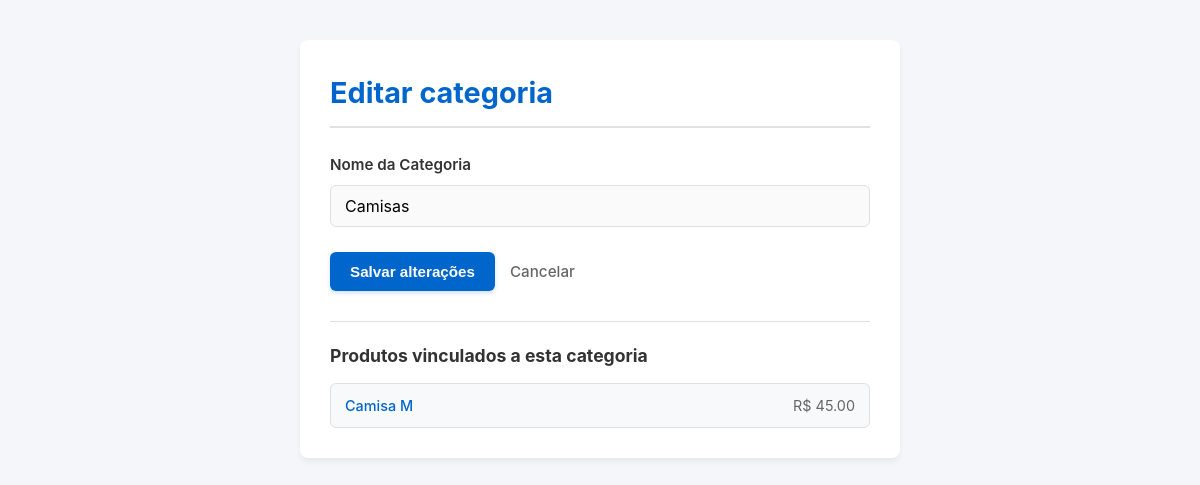
Screenshot of /categorias/1/editar (signed in) with the database file from the repository.
### app/models/categoria.py (models this page shows)
class Categoria(Base):
    __tablename__ = "categorias"
    id = Column(Integer, primary_key=True, autoincrement=True, index=True)
    nome = Column(String(100), nullable=False, unique=True)
    ativo = Column(Boolean, default=True)
    produtos = relationship("Produto", back_populates="categoria", lazy="select")

### app/models/produto.py (models this page shows, shortened)
class Produto(Base):
    __tablename__ = "produtos"
    id = Column(Integer, primary_key=True, autoincrement=True, index=True)
    nome = Column(String(150), nullable=False, index=True)
    preco = Column(Float, nullable=False, default=0.0)
    estoque_atual = Column(Integer, nullable=False, default=0)
    ativo = Column(Boolean, default=True)
    imagem_path = Column(String(255), nullable=True)
    categoria_id = Column(Integer, ForeignKey("categorias.id", ondelete="SET NULL"), nullable=True)
    categoria = relationship("Categoria", back_populates="produtos")

### app/controllers/categoria_controller.py (the view)
@router.get("/{categoria_id}/editar")
def form_editar_categoria(
    categoria_id: int,
    request: Request,
    db: Session = Depends(get_db),
    admin = Depends(get_admin)
):
    editando = db.query(Categoria).filter(
        Categoria.id == categoria_id
    ).first()
    if not editando:
        return RedirectResponse(url="/categorias", status_code=302)
    return templates.TemplateResponse(
        request,
        "categorias/form.html",
        {
            "request":  request,
            "usuario":  admin,
            "editando": editando,
        }
    )

### app/templates/categorias/form.html (shortened to what this page needs)
<!DOCTYPE html>
<html lang="pt-br">
<head>
</head>
<body>
    <div class="container">
        <h1>{{ "Editar categoria" if editando else "Nova categoria" }}</h1>
        <form action="{{ '/categorias/' + editando.id|string + '/editar' if editando else '/categorias/nova' }}" method="post">
            <div class="form-group">
                <label for="nome">Nome da Categoria</label>
                <input type="text"
                       id="nome"
                       name="nome"
                       value="{{ editando.nome if editando else (valores.nome if valores else '') }}"
                       required
                       autofocus
                       placeholder="Ex: Alimentos, Papelaria...">
            </div>
            <div class="actions-group">
                <button type="submit" class="btn-submit">
                    {{ "Salvar alterações" if editando else "Criar categoria" }}
                </button>
                <a href="/categorias" class="btn-cancel">Cancelar</a>
            </div>
        </form>
        {% if editando and editando.produtos %}
            <hr>
            <h3>Produtos vinculados a esta categoria</h3>
            <ul class="products-list">
                {% for p in editando.produtos if p.ativo %}
                    <li>
                        <a href="/produtos/{{ p.id }}">{{ p.nome }}</a>
                        <span>R$ {{ "%.2f"|format(p.preco) }}</span>
                    </li>
                {% else %}
                    <li class="empty-list">Nenhum produto ativo vinculado.</li>
                {% endfor %}
            </ul>
        {% endif %}
    </div>
</body>
</html>

### app/templates/categorias/form.html (style rules this page uses)
:root { --primary: #0066cc; --primary-hover: #004da3; --bg-body: #f4f6f9; --bg-card: #ffffff; --text-main: #333333; --text-muted: #666666; --border-color: #e0e0e0; --input-focus: #80bdff; --danger: #c62828; --danger-bg: #ffebee; }
* { box-sizing: border-box; margin: 0; padding: 0; }
body { font-family: -apple-system, BlinkMacSystemFont, "Segoe UI", Roboto, Helvetica, Arial, sans-serif; background-color: var(--bg-body); color: var(--text-main); line-height: 1.6; padding: 40px 20px; }
.container { max-width: 600px; margin: 0 auto; background: var(--bg-card); padding: 30px; border-radius: 8px; box-shadow: 0 4px 6px rgba(0, 0, 0, 0.05); }
h1 { font-size: 1.8rem; color: var(--primary); margin-bottom: 25px; border-bottom: 2px solid var(--border-color); padding-bottom: 10px; }
.form-group { margin-bottom: 20px; }
label { display: block; font-weight: 600; margin-bottom: 8px; color: var(--text-main); font-size: 0.95rem; }
input[type="text"] { width: 100%; padding: 10px 14px; font-size: 1rem; font-family: inherit; border: 1px solid var(--border-color); border-radius: 6px; background-color: #fafafa; transition: border-color 0.2s, box-shadow 0.2s; }
.actions-group { display: flex; align-items: center; gap: 15px; margin-top: 25px; }
.btn-submit { background-color: var(--primary); color: #ffffff; padding: 11px 20px; border: none; border-radius: 6px; font-weight: 600; font-size: 0.95rem; cursor: pointer; box-shadow: 0 2px 4px rgba(0, 102, 204, 0.2); transition: background-color 0.2s, transform 0.1s; }
.btn-cancel { color: var(--text-muted); text-decoration: none; font-size: 0.95rem; font-weight: 500; transition: color 0.2s; }
hr { border: 0; border-top: 1px solid var(--border-color); margin: 30px 0 20px 0; }
h3 { font-size: 1.1rem; color: var(--text-main); margin-bottom: 12px; }
.products-list { list-style: none; border: 1px solid var(--border-color); border-radius: 6px; background-color: #f8f9fa; }
.products-list li { padding: 10px 14px; border-bottom: 1px solid var(--border-color); font-size: 0.9rem; color: var(--text-muted); display: flex; justify-content: space-between; }
.products-list li:last-child { border-bottom: none; }
.products-list a { color: var(--primary); text-decoration: none; font-weight: 500; }

### rows the page displays
Categoria: nome "Camisas"
Produto: nome "Camisa M", preco "45.00"

### other values shown
{{ "Editar categoria" if editando else "Nova categoria" }} "Editar categoria"
{{ "Salvar alterações" if editando else "Criar categoria" }} "Salvar alterações"
